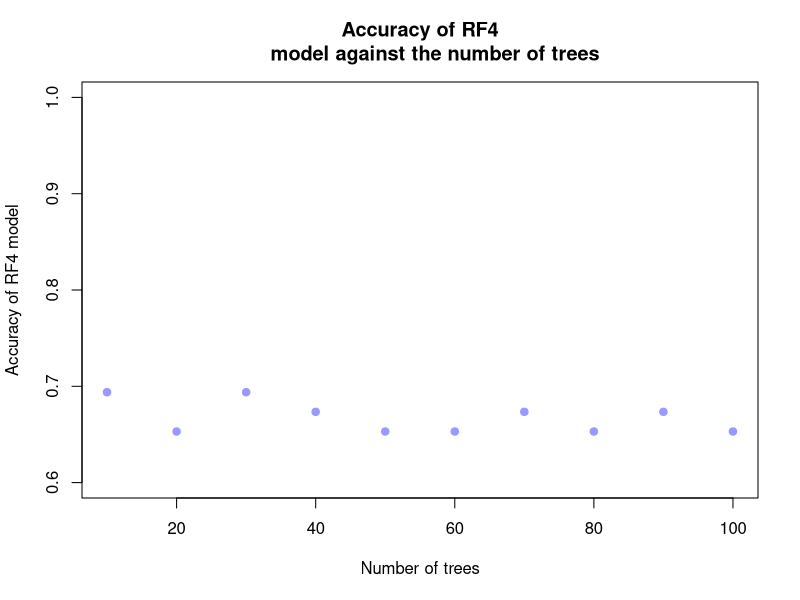

The R script that drew this image:
# Load libraries
library(readr)
library(dplyr)

install.packages("caTools")    # For Logistic regression 
library(caTools)

install.packages('randomForest') # For generating random forest model
library(randomForest)

install.packages('caret')                    # classification and regression training : The library caret has a function to make prediction.
library(caret)
install.packages('e1071', dependencies=TRUE)

set.seed(123)
dataset = read_csv("all_data.csv")

#Copy the column labels for the training and testing set
training_data <- dataset[1, ]
test_data <- dataset[1, ]

#Separate the data into training and testing. As per the paper, for each 5 rows
#of data, 4 rows go to training, and 1 row goes to testing
train_start <- 1
train_end <- 4
start <- 1
end <- 4
for (i in 1:48) {
  training_data[train_start:train_end, ] <- dataset[start:end, ]
  test_data[i+1, ] <- dataset[end+1, ]
  train_start <- train_start + 4
  train_end <- train_end + 4
  start <- start + 5
  end <- end + 5
}


# Create training and test datasets that only contain model factors
train <- training_data[, 4:53]
names(train) <- make.names(names(train))
test <- test_data[, 4:53]
names(test) <- make.names(names(test))


# Fit the RF4 model! ------------------------------------------------------

# Loop through each number of trees
# Store accuracy results
accuracy_results_RF4 <- numeric(10)  # For 10:100 in steps of 10

#Create a vector with the different numbers of trees to use
notrees <- seq(10, 100, by=10)

# Extract target variables for train and test datasets
traintarget_RF4 <- training_data[[55]]
traintarget_RF4 <- as.factor(traintarget_RF4)
testtarget_RF4 <- test_data[[55]]
testtarget_RF4 <- as.factor(testtarget_RF4)

# Loop through each number of trees
for (i in 1:length(notrees)) {
  
  # Fit the random forest model
  rf_4 <- randomForest(traintarget_RF4 ~ ., data = train, ntree = notrees[i], 
                     proximity = TRUE)
  
  # Evaluate on the test dataset
  predictions <- predict(rf_4, newdata = test)
  confusion_matrix_RF4 <- table(testtarget_RF4, predictions)
  accuracy_RF4 <- sum(diag(confusion_matrix_RF4)) / sum(confusion_matrix_RF4)
  
  # Store the accuracy in the results vector
  accuracy_results_RF4[i] <- accuracy_RF4  # Store the accuracy at the appropriate index
}

# Combine accuracy results with target names
results_df_RF4 <- data.frame(Trees = notrees, Accuracy = accuracy_results_RF4)

# Print the results
print(results_df_RF4)

# Print all accuracies
print("Accuracy results for each number of trees (RF4 model)")
print(accuracy_results_RF4)

print("Average accuracy for RF4 model")
mean(accuracy_results_RF4)

#Finally, plot the accuracy against the number of trees
plot(notrees, accuracy_results_RF4, pch=19, col="#9999FF", main="Accuracy of RF4
     model against the number of trees", xlab="Number of trees", 
     ylab="Accuracy of RF4 model", ylim=c(0.6, 1))


# Model reduction for RF4 model! ------------------------------------------

#The section of fitting the RF4 model will need to be run for this section to work

#Get the importance values
RF4_importance_all <- importance(rf_4)
print(RF4_importance_all)

#Convert to a dataframe to identify 5 minimum values
RF4_importance_all_df <- as.data.frame(RF4_importance_all)

#Add variable names
RF4_importance_all_df$Variable <- rownames(RF4_importance_all_df)

#Identify 5 minimum values
RF4_min_importance_all <- RF4_importance_all_df[order(RF4_importance_all_df$MeanDecreaseGini), ][1:5, ]

#Print the results
print(RF4_min_importance_all)

#Now remove the least important variables and refit RF model
train_2_exclude <- train[ ,RF4_min_importance_all[ ,2]]
columns_include <- setdiff(names(train), names(train_2_exclude))
train_2 <- train[ ,columns_include]
names(train_2) <- make.names(names(train_2))
test_2_exclude <- test[ ,RF4_min_importance_all[ ,2]]
columns_include <- setdiff(names(test), names(test_2_exclude))
test_2 <- test[ ,columns_include]
names(test_2) <- make.names(names(test_2))

#Now refit the model and test the accuracy
accuracy_results_RF4_2 <- numeric(10)  # For 10:100 in steps of 10

#Create a vector with the different numbers of trees to use
notrees <- seq(10, 100, by=10)

# Extract target variables for train and test datasets
traintarget_RF4 <- training_data[[55]]
traintarget_RF4 <- as.factor(traintarget_RF4)
testtarget_RF4 <- test_data[[55]]
testtarget_RF4 <- as.factor(testtarget_RF4)

# Loop through each number of trees
for (i in 1:length(notrees)) {
  
  # Fit the random forest model
  rf_4_2 <- randomForest(traintarget_RF4 ~ ., data = train_2, ntree = notrees[i], 
                       proximity = TRUE)
  
  # Evaluate on the test dataset
  predictions <- predict(rf_4_2, newdata = test_2)
  confusion_matrix_RF4_2 <- table(testtarget_RF4, predictions)
  accuracy_RF4_2 <- sum(diag(confusion_matrix_RF4_2)) / sum(confusion_matrix_RF4_2)
  
  # Store the accuracy in the results vector
  accuracy_results_RF4_2[i] <- accuracy_RF4_2  # Store the accuracy at the appropriate index
}

mean(accuracy_results_RF4_2)

#The accuracy is 66.73% (same as previous), so now find the next 5 least 
#important factors and remove them

#Identify least important factors
RF4_importance_2 <- importance(rf_4_2)
print(RF4_importance_2)

#Convert to a dataframe to identify 5 minimum values
RF4_importance_2_df <- as.data.frame(RF4_importance_2)

#Add variable names
RF4_importance_2_df$Variable <- rownames(RF4_importance_2_df)

#Identify 5 minimum values
RF4_min_importance_2 <- RF4_importance_2_df[order(RF4_importance_2_df$MeanDecreaseGini), ][1:5, ]

#Print the results
print(RF4_min_importance_2)

#Now remove the least important variables and refit RF model
train_3_exclude <- train_2[ ,RF4_min_importance_2[ ,2]]
columns_include <- setdiff(names(train_2), names(train_3_exclude))
train_3 <- train_2[ ,columns_include]
names(train_3) <- make.names(names(train_3))
test_3_exclude <- test_2[ ,RF4_min_importance_2[ ,2]]
columns_include <- setdiff(names(test_2), names(test_3_exclude))
test_3 <- test_2[ ,columns_include]
names(test_3) <- make.names(names(test_3))

#Now refit the model and test the accuracy
accuracy_results_RF4_3 <- numeric(10)  # For 10:100 in steps of 10

#Create a vector with the different numbers of trees to use
notrees <- seq(10, 100, by=10)

# Extract target variables for train and test datasets
traintarget_RF4 <- training_data[[55]]
traintarget_RF4 <- as.factor(traintarget_RF4)
testtarget_RF4 <- test_data[[55]]
testtarget_RF4 <- as.factor(testtarget_RF4)

# Loop through each number of trees
for (i in 1:length(notrees)) {
  
  # Fit the random forest model
  rf_4_3 <- randomForest(traintarget_RF4 ~ ., data = train_3, ntree = notrees[i], 
                         proximity = TRUE)
  
  # Evaluate on the test dataset
  predictions <- predict(rf_4_3, newdata = test_3)
  confusion_matrix_RF4_3 <- table(testtarget_RF4, predictions)
  accuracy_RF4_3 <- sum(diag(confusion_matrix_RF4_3)) / sum(confusion_matrix_RF4_3)
  
  # Store the accuracy in the results vector
  accuracy_results_RF4_3[i] <- accuracy_RF4_3  # Store the accuracy at the appropriate index
}

mean(accuracy_results_RF4_3)

#The accuracy is at 67.14% (previously 66.73%), so now find the next 5 least 
#important factors and remove them

#Identify least important factors
RF4_importance_3 <- importance(rf_4_3)
print(RF4_importance_3)

#Convert to a dataframe to identify 5 minimum values
RF4_importance_3_df <- as.data.frame(RF4_importance_3)

#Add variable names
RF4_importance_3_df$Variable <- rownames(RF4_importance_3_df)

#Identify 5 minimum values
RF4_min_importance_3 <- RF4_importance_3_df[order(RF4_importance_3_df$MeanDecreaseGini), ][1:5, ]

#Print the results
print(RF4_min_importance_3)

#Now remove the least important variables and refit RF model
train_4_exclude <- train_3[ ,RF4_min_importance_3[ ,2]]
columns_include <- setdiff(names(train_3), names(train_4_exclude))
train_4 <- train_3[ ,columns_include]
names(train_4) <- make.names(names(train_4))
test_4_exclude <- test_3[ ,RF4_min_importance_3[ ,2]]
columns_include <- setdiff(names(test_3), names(test_4_exclude))
test_4 <- test_3[ ,columns_include]
names(test_4) <- make.names(names(test_4))

#Now refit the model and test the accuracy
accuracy_results_RF4_4 <- numeric(10)  # For 10:100 in steps of 10

#Create a vector with the different numbers of trees to use
notrees <- seq(10, 100, by=10)

# Extract target variables for train and test datasets
traintarget_RF4 <- training_data[[55]]
traintarget_RF4 <- as.factor(traintarget_RF4)
testtarget_RF4 <- test_data[[55]]
testtarget_RF4 <- as.factor(testtarget_RF4)

# Loop through each number of trees
for (i in 1:length(notrees)) {
  
  # Fit the random forest model
  rf_4_4 <- randomForest(traintarget_RF4 ~ ., data = train_4, ntree = notrees[i], 
                         proximity = TRUE)
  
  # Evaluate on the test dataset
  predictions <- predict(rf_4_4, newdata = test_4)
  confusion_matrix_RF4_4 <- table(testtarget_RF4, predictions)
  accuracy_RF4_4 <- sum(diag(confusion_matrix_RF4_4)) / sum(confusion_matrix_RF4_4)
  
  # Store the accuracy in the results vector
  accuracy_results_RF4_4[i] <- accuracy_RF4_4  # Store the accuracy at the appropriate index
}

mean(accuracy_results_RF4_4)

#The accuracy is at 67.14% (previously 67.14%), so now find the next 5 least 
#important factors and remove them

#Identify least important factors
RF4_importance_4 <- importance(rf_4_4)
print(RF4_importance_4)

#Convert to a dataframe to identify 5 minimum values
RF4_importance_4_df <- as.data.frame(RF4_importance_4)

#Add variable names
RF4_importance_4_df$Variable <- rownames(RF4_importance_4_df)

#Identify 5 minimum values
RF4_min_importance_4 <- RF4_importance_4_df[order(RF4_importance_4_df$MeanDecreaseGini), ][1:5, ]

#Print the results
print(RF4_min_importance_4)

#Now remove the least important variables and refit RF model
train_5_exclude <- train_4[ ,RF4_min_importance_4[ ,2]]
columns_include <- setdiff(names(train_4), names(train_5_exclude))
train_5 <- train_4[ ,columns_include]
names(train_5) <- make.names(names(train_5))
test_5_exclude <- test_4[ ,RF4_min_importance_4[ ,2]]
columns_include <- setdiff(names(test_4), names(test_5_exclude))
test_5 <- test_4[ ,columns_include]
names(test_5) <- make.names(names(test_5))

#Now refit the model and test the accuracy
accuracy_results_RF4_5 <- numeric(10)  # For 10:100 in steps of 10

#Create a vector with the different numbers of trees to use
notrees <- seq(10, 100, by=10)

# Extract target variables for train and test datasets
traintarget_RF4 <- training_data[[55]]
traintarget_RF4 <- as.factor(traintarget_RF4)
testtarget_RF4 <- test_data[[55]]
testtarget_RF4 <- as.factor(testtarget_RF4)

# Loop through each number of trees
for (i in 1:length(notrees)) {
  
  # Fit the random forest model
  rf_4_5 <- randomForest(traintarget_RF4 ~ ., data = train_5, ntree = notrees[i], 
                         proximity = TRUE)
  
  # Evaluate on the test dataset
  predictions <- predict(rf_4_5, newdata = test_5)
  confusion_matrix_RF4_5 <- table(testtarget_RF4, predictions)
  accuracy_RF4_5 <- sum(diag(confusion_matrix_RF4_5)) / sum(confusion_matrix_RF4_5)
  
  # Store the accuracy in the results vector
  accuracy_results_RF4_5[i] <- accuracy_RF4_5  # Store the accuracy at the appropriate index
}

mean(accuracy_results_RF4_5)

#The accuracy is at 67.55% (previously 67.14%), so now find the next 5 least 
#important factors and remove them

#Identify least important factors
RF4_importance_5 <- importance(rf_4_5)
print(RF4_importance_5)

#Convert to a dataframe to identify 5 minimum values
RF4_importance_5_df <- as.data.frame(RF4_importance_5)

#Add variable names
RF4_importance_5_df$Variable <- rownames(RF4_importance_5_df)

#Identify 5 minimum values
RF4_min_importance_5 <- RF4_importance_5_df[order(RF4_importance_5_df$MeanDecreaseGini), ][1:5, ]

#Print the results
print(RF4_min_importance_5)

#Now remove the least important variables and refit RF model
train_6_exclude <- train_5[ ,RF4_min_importance_5[ ,2]]
columns_include <- setdiff(names(train_5), names(train_6_exclude))
train_6 <- train_5[ ,columns_include]
names(train_6) <- make.names(names(train_6))
test_6_exclude <- test_5[ ,RF4_min_importance_5[ ,2]]
columns_include <- setdiff(names(test_5), names(test_6_exclude))
test_6 <- test_5[ ,columns_include]
names(test_6) <- make.names(names(test_6))

#Now refit the model and test the accuracy
accuracy_results_RF4_6 <- numeric(10)  # For 10:100 in steps of 10

#Create a vector with the different numbers of trees to use
notrees <- seq(10, 100, by=10)

# Extract target variables for train and test datasets
traintarget_RF4 <- training_data[[55]]
traintarget_RF4 <- as.factor(traintarget_RF4)
testtarget_RF4 <- test_data[[55]]
testtarget_RF4 <- as.factor(testtarget_RF4)

# Loop through each number of trees
for (i in 1:length(notrees)) {
  
  # Fit the random forest model
  rf_4_6 <- randomForest(traintarget_RF4 ~ ., data = train_6, ntree = notrees[i], 
                         proximity = TRUE)
  
  # Evaluate on the test dataset
  predictions <- predict(rf_4_6, newdata = test_6)
  confusion_matrix_RF4_6 <- table(testtarget_RF4, predictions)
  accuracy_RF4_6 <- sum(diag(confusion_matrix_RF4_6)) / sum(confusion_matrix_RF4_6)
  
  # Store the accuracy in the results vector
  accuracy_results_RF4_6[i] <- accuracy_RF4_6  # Store the accuracy at the appropriate index
}

mean(accuracy_results_RF4_6)

#The accuracy is at 68.16% (previously 67.55%), so now find the next 5 least 
#important factors and remove them

#Identify least important factors
RF4_importance_6 <- importance(rf_4_6)
print(RF4_importance_6)

#Convert to a dataframe to identify 5 minimum values
RF4_importance_6_df <- as.data.frame(RF4_importance_6)

#Add variable names
RF4_importance_6_df$Variable <- rownames(RF4_importance_6_df)

#Identify 5 minimum values
RF4_min_importance_6 <- RF4_importance_6_df[order(RF4_importance_6_df$MeanDecreaseGini), ][1:5, ]

#Print the results
print(RF4_min_importance_6)

#Now remove the least important variables and refit RF model
train_7_exclude <- train_6[ ,RF4_min_importance_6[ ,2]]
columns_include <- setdiff(names(train_6), names(train_7_exclude))
train_7 <- train_6[ ,columns_include]
names(train_7) <- make.names(names(train_7))
test_7_exclude <- test_6[ ,RF4_min_importance_6[ ,2]]
columns_include <- setdiff(names(test_6), names(test_7_exclude))
test_7 <- test_6[ ,columns_include]
names(test_7) <- make.names(names(test_7))

#Now refit the model and test the accuracy
accuracy_results_RF4_7 <- numeric(10)  # For 10:100 in steps of 10

#Create a vector with the different numbers of trees to use
notrees <- seq(10, 100, by=10)

# Extract target variables for train and test datasets
traintarget_RF4 <- training_data[[55]]
traintarget_RF4 <- as.factor(traintarget_RF4)
testtarget_RF4 <- test_data[[55]]
testtarget_RF4 <- as.factor(testtarget_RF4)

# Loop through each number of trees
for (i in 1:length(notrees)) {
  
  # Fit the random forest model
  rf_4_7 <- randomForest(traintarget_RF4 ~ ., data = train_7, ntree = notrees[i], 
                         proximity = TRUE)
  
  # Evaluate on the test dataset
  predictions <- predict(rf_4_7, newdata = test_7)
  confusion_matrix_RF4_7 <- table(testtarget_RF4, predictions)
  accuracy_RF4_7 <- sum(diag(confusion_matrix_RF4_7)) / sum(confusion_matrix_RF4_7)
  
  # Store the accuracy in the results vector
  accuracy_results_RF4_7[i] <- accuracy_RF4_7  # Store the accuracy at the appropriate index
}

mean(accuracy_results_RF4_7)

#The accuracy is at 68.57% (previously 68.16%), so now find the next 5 least 
#important factors and remove them

#Identify least important factors
RF4_importance_7 <- importance(rf_4_7)
print(RF4_importance_7)

#Convert to a dataframe to identify 5 minimum values
RF4_importance_7_df <- as.data.frame(RF4_importance_7)

#Add variable names
RF4_importance_7_df$Variable <- rownames(RF4_importance_7_df)

#Identify 5 minimum values
RF4_min_importance_7 <- RF4_importance_7_df[order(RF4_importance_7_df$MeanDecreaseGini), ][1:5, ]

#Print the results
print(RF4_min_importance_7)

#Now remove the least important variables and refit RF model
train_8_exclude <- train_7[ ,RF4_min_importance_7[ ,2]]
columns_include <- setdiff(names(train_7), names(train_8_exclude))
train_8 <- train_7[ ,columns_include]
names(train_8) <- make.names(names(train_8))
test_8_exclude <- test_7[ ,RF4_min_importance_7[ ,2]]
columns_include <- setdiff(names(test_7), names(test_8_exclude))
test_8 <- test_7[ ,columns_include]
names(test_8) <- make.names(names(test_8))

#Now refit the model and test the accuracy
accuracy_results_RF4_8 <- numeric(10)  # For 10:100 in steps of 10

#Create a vector with the different numbers of trees to use
notrees <- seq(10, 100, by=10)

# Extract target variables for train and test datasets
traintarget_RF4 <- training_data[[55]]
traintarget_RF4 <- as.factor(traintarget_RF4)
testtarget_RF4 <- test_data[[55]]
testtarget_RF4 <- as.factor(testtarget_RF4)

# Loop through each number of trees
for (i in 1:length(notrees)) {
  
  # Fit the random forest model
  rf_4_8 <- randomForest(traintarget_RF4 ~ ., data = train_8, ntree = notrees[i], 
                         proximity = TRUE)
  
  # Evaluate on the test dataset
  predictions <- predict(rf_4_8, newdata = test_8)
  confusion_matrix_RF4_8 <- table(testtarget_RF4, predictions)
  accuracy_RF4_8 <- sum(diag(confusion_matrix_RF4_8)) / sum(confusion_matrix_RF4_8)
  
  # Store the accuracy in the results vector
  accuracy_results_RF4_8[i] <- accuracy_RF4_8  # Store the accuracy at the appropriate index
}

mean(accuracy_results_RF4_8)

#The accuracy is at 68.57% (previously 68.16%), so now find the next 5 least 
#important factors and remove them

#Identify least important factors
RF4_importance_7 <- importance(rf_4_7)
print(RF4_importance_7)

#Convert to a dataframe to identify 5 minimum values
RF4_importance_7_df <- as.data.frame(RF4_importance_7)

#Add variable names
RF4_importance_7_df$Variable <- rownames(RF4_importance_7_df)

#Identify 5 minimum values
RF4_min_importance_7 <- RF4_importance_7_df[order(RF4_importance_7_df$MeanDecreaseGini), ][1:5, ]

#Print the results
print(RF4_min_importance_7)

#Now remove the least important variables and refit RF model
train_8_exclude <- train_7[ ,RF4_min_importance_7[ ,2]]
columns_include <- setdiff(names(train_7), names(train_8_exclude))
train_8 <- train_7[ ,columns_include]
names(train_8) <- make.names(names(train_8))
test_8_exclude <- test_7[ ,RF4_min_importance_7[ ,2]]
columns_include <- setdiff(names(test_7), names(test_8_exclude))
test_8 <- test_7[ ,columns_include]
names(test_8) <- make.names(names(test_8))

#Now refit the model and test the accuracy
accuracy_results_RF4_8 <- numeric(10)  # For 10:100 in steps of 10

#Create a vector with the different numbers of trees to use
notrees <- seq(10, 100, by=10)

# Extract target variables for train and test datasets
traintarget_RF4 <- training_data[[55]]
traintarget_RF4 <- as.factor(traintarget_RF4)
testtarget_RF4 <- test_data[[55]]
testtarget_RF4 <- as.factor(testtarget_RF4)

# Loop through each number of trees
for (i in 1:length(notrees)) {
  
  # Fit the random forest model
  rf_4_8 <- randomForest(traintarget_RF4 ~ ., data = train_8, ntree = notrees[i], 
                         proximity = TRUE)
  
  # Evaluate on the test dataset
  predictions <- predict(rf_4_8, newdata = test_8)
  confusion_matrix_RF4_8 <- table(testtarget_RF4, predictions)
  accuracy_RF4_8 <- sum(diag(confusion_matrix_RF4_8)) / sum(confusion_matrix_RF4_8)
  
  # Store the accuracy in the results vector
  accuracy_results_RF4_8[i] <- accuracy_RF4_8  # Store the accuracy at the appropriate index
}

mean(accuracy_results_RF4_8)

#The accuracy is at 68.57% (previously 68.57%), so now find the next 5 least 
#important factors and remove them

#Identify least important factors
RF4_importance_8 <- importance(rf_4_8)
print(RF4_importance_8)

#Convert to a dataframe to identify 5 minimum values
RF4_importance_8_df <- as.data.frame(RF4_importance_8)

#Add variable names
RF4_importance_8_df$Variable <- rownames(RF4_importance_8_df)

#Identify 5 minimum values
RF4_min_importance_8 <- RF4_importance_8_df[order(RF4_importance_8_df$MeanDecreaseGini), ][1:5, ]

#Print the results
print(RF4_min_importance_8)

#Now remove the least important variables and refit RF model
train_9_exclude <- train_8[ ,RF4_min_importance_8[ ,2]]
columns_include <- setdiff(names(train_8), names(train_9_exclude))
train_9 <- train_8[ ,columns_include]
names(train_9) <- make.names(names(train_9))
test_9_exclude <- test_8[ ,RF4_min_importance_8[ ,2]]
columns_include <- setdiff(names(test_8), names(test_9_exclude))
test_9 <- test_8[ ,columns_include]
names(test_9) <- make.names(names(test_9))

#Now refit the model and test the accuracy
accuracy_results_RF4_9 <- numeric(10)  # For 10:100 in steps of 10

#Create a vector with the different numbers of trees to use
notrees <- seq(10, 100, by=10)

# Extract target variables for train and test datasets
traintarget_RF4 <- training_data[[55]]
traintarget_RF4 <- as.factor(traintarget_RF4)
testtarget_RF4 <- test_data[[55]]
testtarget_RF4 <- as.factor(testtarget_RF4)

# Loop through each number of trees
for (i in 1:length(notrees)) {
  
  # Fit the random forest model
  rf_4_9 <- randomForest(traintarget_RF4 ~ ., data = train_9, ntree = notrees[i], 
                         proximity = TRUE)
  
  # Evaluate on the test dataset
  predictions <- predict(rf_4_9, newdata = test_9)
  confusion_matrix_RF4_9 <- table(testtarget_RF4, predictions)
  accuracy_RF4_9 <- sum(diag(confusion_matrix_RF4_9)) / sum(confusion_matrix_RF4_9)
  
  # Store the accuracy in the results vector
  accuracy_results_RF4_9[i] <- accuracy_RF4_9  # Store the accuracy at the appropriate index
}

mean(accuracy_results_RF4_9)

#The accuracy is at 66.73% (previously 68.57%). Now that we're down to 10 variables, 
#only take out one at a time.

#Identify least important factors
RF4_importance_9 <- importance(rf_4_9)
print(RF4_importance_9)

#Convert to a dataframe to identify minimum value
RF4_importance_9_df <- as.data.frame(RF4_importance_9)

#Add variable names
RF4_importance_9_df$Variable <- rownames(RF4_importance_9_df)

#Identify minimum values
RF4_min_importance_9 <- RF4_importance_9_df[order(RF4_importance_9_df$MeanDecreaseGini), ][1, ]

#Print the results
print(RF4_min_importance_9)

#Now remove the least important variables and refit RF model
train_10_exclude <- train_9[ ,RF4_min_importance_9[ ,2]]
columns_include <- setdiff(names(train_9), names(train_10_exclude))
train_10 <- train_9[ ,columns_include]
names(train_10) <- make.names(names(train_10))
test_10_exclude <- test_9[ ,RF4_min_importance_9[ ,2]]
columns_include <- setdiff(names(test_9), names(test_10_exclude))
test_10 <- test_9[ ,columns_include]
names(test_10) <- make.names(names(test_10))

#Now refit the model and test the accuracy
accuracy_results_RF4_10 <- numeric(10)  # For 10:100 in steps of 10

#Create a vector with the different numbers of trees to use
notrees <- seq(10, 100, by=10)

# Extract target variables for train and test datasets
traintarget_RF4 <- training_data[[55]]
traintarget_RF4 <- as.factor(traintarget_RF4)
testtarget_RF4 <- test_data[[55]]
testtarget_RF4 <- as.factor(testtarget_RF4)

# Loop through each number of trees
for (i in 1:length(notrees)) {
  
  # Fit the random forest model
  rf_4_10 <- randomForest(traintarget_RF4 ~ ., data = train_10, ntree = notrees[i], 
                         proximity = TRUE)
  
  # Evaluate on the test dataset
  predictions <- predict(rf_4_10, newdata = test_10)
  confusion_matrix_RF4_10 <- table(testtarget_RF4, predictions)
  accuracy_RF4_10 <- sum(diag(confusion_matrix_RF4_10)) / sum(confusion_matrix_RF4_10)
  
  # Store the accuracy in the results vector
  accuracy_results_RF4_10[i] <- accuracy_RF4_10  # Store the accuracy at the appropriate index
}

mean(accuracy_results_RF4_10)

#The accuracy is at 67.55% (previously 66.73%). Now that we're down to 10 variables, 
#only take out one at a time.

#Identify least important factors
RF4_importance_10 <- importance(rf_4_10)
print(RF4_importance_10)

#Convert to a dataframe to identify minimum value
RF4_importance_10_df <- as.data.frame(RF4_importance_10)

#Add variable names
RF4_importance_10_df$Variable <- rownames(RF4_importance_10_df)

#Identify minimum values
RF4_min_importance_10 <- RF4_importance_10_df[order(RF4_importance_10_df$MeanDecreaseGini), ][1, ]

#Print the results
print(RF4_min_importance_10)

#Now remove the least important variables and refit RF model
train_11_exclude <- train_10[ ,RF4_min_importance_10[ ,2]]
columns_include <- setdiff(names(train_10), names(train_11_exclude))
train_11 <- train_10[ ,columns_include]
names(train_11) <- make.names(names(train_11))
test_11_exclude <- test_10[ ,RF4_min_importance_10[ ,2]]
columns_include <- setdiff(names(test_10), names(test_11_exclude))
test_11 <- test_10[ ,columns_include]
names(test_11) <- make.names(names(test_11))

#Now refit the model and test the accuracy
accuracy_results_RF4_11 <- numeric(10)  # For 10:100 in steps of 10

#Create a vector with the different numbers of trees to use
notrees <- seq(10, 100, by=10)

# Extract target variables for train and test datasets
traintarget_RF4 <- training_data[[55]]
traintarget_RF4 <- as.factor(traintarget_RF4)
testtarget_RF4 <- test_data[[55]]
testtarget_RF4 <- as.factor(testtarget_RF4)

# Loop through each number of trees
for (i in 1:length(notrees)) {
  
  # Fit the random forest model
  rf_4_11 <- randomForest(traintarget_RF4 ~ ., data = train_11, ntree = notrees[i], 
                          proximity = TRUE)
  
  # Evaluate on the test dataset
  predictions <- predict(rf_4_11, newdata = test_11)
  confusion_matrix_RF4_11 <- table(testtarget_RF4, predictions)
  accuracy_RF4_11 <- sum(diag(confusion_matrix_RF4_11)) / sum(confusion_matrix_RF4_11)
  
  # Store the accuracy in the results vector
  accuracy_results_RF4_11[i] <- accuracy_RF4_11  # Store the accuracy at the appropriate index
}

mean(accuracy_results_RF4_11)

#The accuracy is at 68.16% (previously 67.55%). Now that we're down to 10 variables, 
#only take out one at a time.

#Identify least important factor
RF4_importance_11 <- importance(rf_4_11)
print(RF4_importance_11)

#Convert to a dataframe to identify minimum value
RF4_importance_11_df <- as.data.frame(RF4_importance_11)

#Add variable names
RF4_importance_11_df$Variable <- rownames(RF4_importance_11_df)

#Identify minimum values
RF4_min_importance_11 <- RF4_importance_11_df[order(RF4_importance_11_df$MeanDecreaseGini), ][1, ]

#Print the results
print(RF4_min_importance_11)

#Now remove the least important variables and refit RF model
train_12_exclude <- train_11[ ,RF4_min_importance_11[ ,2]]
columns_include <- setdiff(names(train_11), names(train_12_exclude))
train_12 <- train_11[ ,columns_include]
names(train_12) <- make.names(names(train_12))
test_12_exclude <- test_11[ ,RF4_min_importance_11[ ,2]]
columns_include <- setdiff(names(test_11), names(test_12_exclude))
test_12 <- test_11[ ,columns_include]
names(test_12) <- make.names(names(test_12))

#Now refit the model and test the accuracy
accuracy_results_RF4_12 <- numeric(10)  # For 10:100 in steps of 10

#Create a vector with the different numbers of trees to use
notrees <- seq(10, 100, by=10)

# Extract target variables for train and test datasets
traintarget_RF4 <- training_data[[55]]
traintarget_RF4 <- as.factor(traintarget_RF4)
testtarget_RF4 <- test_data[[55]]
testtarget_RF4 <- as.factor(testtarget_RF4)

# Loop through each number of trees
for (i in 1:length(notrees)) {
  
  # Fit the random forest model
  rf_4_12 <- randomForest(traintarget_RF4 ~ ., data = train_12, ntree = notrees[i], 
                          proximity = TRUE)
  
  # Evaluate on the test dataset
  predictions <- predict(rf_4_12, newdata = test_12)
  confusion_matrix_RF4_12 <- table(testtarget_RF4, predictions)
  accuracy_RF4_12 <- sum(diag(confusion_matrix_RF4_12)) / sum(confusion_matrix_RF4_12)
  
  # Store the accuracy in the results vector
  accuracy_results_RF4_12[i] <- accuracy_RF4_12  # Store the accuracy at the appropriate index
}

mean(accuracy_results_RF4_12)

#The accuracy is at 68.37% (previously 68.16%)., take another variable out.

#Identify least important factor
RF4_importance_12 <- importance(rf_4_12)
print(RF4_importance_12)

#Convert to a dataframe to identify minimum value
RF4_importance_12_df <- as.data.frame(RF4_importance_12)

#Add variable names
RF4_importance_12_df$Variable <- rownames(RF4_importance_12_df)

#Identify minimum values
RF4_min_importance_12 <- RF4_importance_12_df[order(RF4_importance_12_df$MeanDecreaseGini), ][1, ]

#Print the results
print(RF4_min_importance_12)

#Now remove the least important variables and refit RF model
train_13_exclude <- train_12[ ,RF4_min_importance_12[ ,2]]
columns_include <- setdiff(names(train_12), names(train_13_exclude))
train_13 <- train_12[ ,columns_include]
names(train_13) <- make.names(names(train_13))
test_13_exclude <- test_12[ ,RF4_min_importance_12[ ,2]]
columns_include <- setdiff(names(test_12), names(test_13_exclude))
test_13 <- test_12[ ,columns_include]
names(test_13) <- make.names(names(test_13))

#Now refit the model and test the accuracy
accuracy_results_RF4_13 <- numeric(10)  # For 10:100 in steps of 10

#Create a vector with the different numbers of trees to use
notrees <- seq(10, 100, by=10)

# Extract target variables for train and test datasets
traintarget_RF4 <- training_data[[55]]
traintarget_RF4 <- as.factor(traintarget_RF4)
testtarget_RF4 <- test_data[[55]]
testtarget_RF4 <- as.factor(testtarget_RF4)

# Loop through each number of trees
for (i in 1:length(notrees)) {
  
  # Fit the random forest model
  rf_4_13 <- randomForest(traintarget_RF4 ~ ., data = train_13, ntree = notrees[i], 
                          proximity = TRUE)
  
  # Evaluate on the test dataset
  predictions <- predict(rf_4_13, newdata = test_13)
  confusion_matrix_RF4_13 <- table(testtarget_RF4, predictions)
  accuracy_RF4_13 <- sum(diag(confusion_matrix_RF4_13)) / sum(confusion_matrix_RF4_13)
  
  # Store the accuracy in the results vector
  accuracy_results_RF4_13[i] <- accuracy_RF4_13  # Store the accuracy at the appropriate index
}

mean(accuracy_results_RF4_13)

#The accuracy has dropped to 65.1% (previously 68.37%), which is too much of a drop.
#Therefore, reject the latest model reduction.
